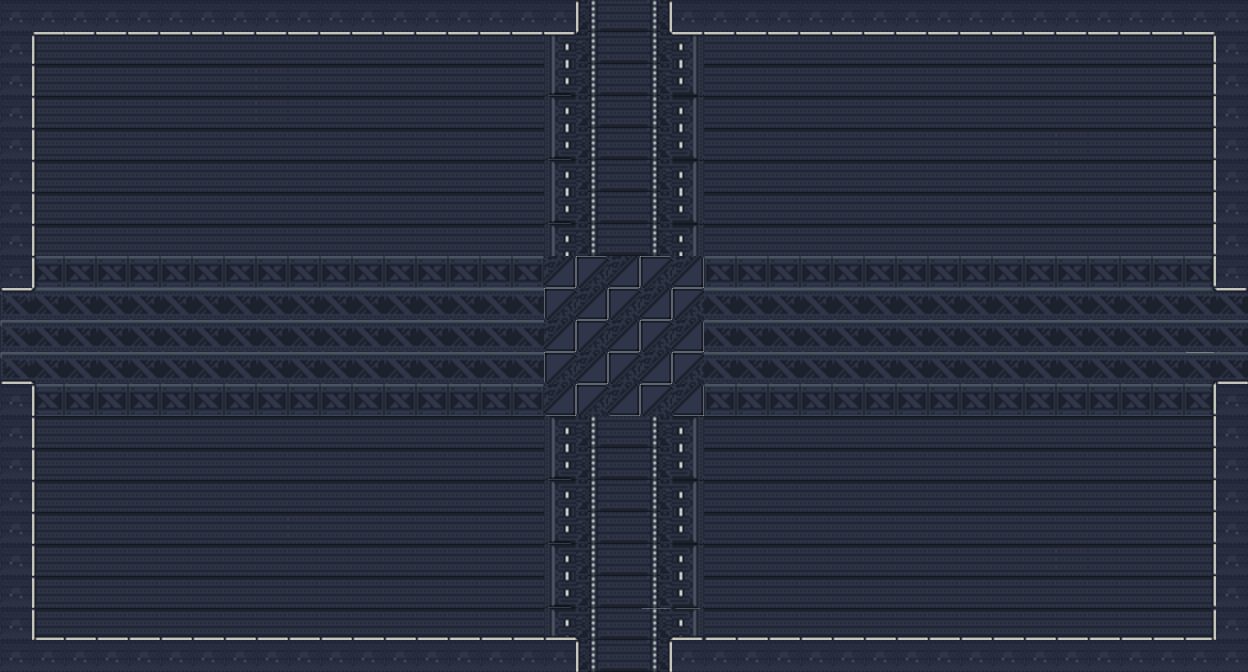

Rendered tile map (Tiled .tmx) drawn with the repository's tilesets; below, a short description and the map source with its tile grids summarised:
An orthogonal 39x21 tile map with 32x32 px tiles, 3 tile layers (fundo, paredes, paredes2) and 13 objects.

<map version="1.9" tiledversion="1.9.1" orientation="orthogonal" renderorder="right-down" width="39" height="21" tilewidth="32" tileheight="32" infinite="0" nextlayerid="7" nextobjectid="30">
 <tileset firstgid="1" name="industriatiled" tilewidth="32" tileheight="32" tilecount="1024" columns="32">
  <image source="industriatiled.PNG" width="1024" height="1024" />
 </tileset>
 <layer id="1" name="fundo" width="39" height="21">
  <data>[819 cells, 819 non-empty, 14 distinct tile ids]</data>
 </layer>
 <layer id="2" name="paredes" width="39" height="21">
  <data>[819 cells, 208 non-empty, 11 distinct tile ids]</data>
 </layer>
 <layer id="4" name="paredes2" width="39" height="21">
  <data>[819 cells, 12 non-empty, 8 distinct tile ids]</data>
 </layer>
 <objectgroup id="3" name="colisao">
  <object id="7" x="672" y="0" width="544" height="32" />
  <object id="9" x="1216" y="0" width="32" height="288" />
  <object id="10" x="1216" y="384" width="32" height="288" />
  <object id="11" x="672" y="640" width="544" height="32" />
  <object id="12" x="32" y="640" width="544" height="32" />
  <object id="13" x="0" y="384" width="32" height="288" />
  <object id="14" x="0" y="0" width="32" height="288" />
  <object id="15" x="32" y="0" width="544" height="32" />
 </objectgroup>
 <objectgroup id="5" name="portas">
  <object id="1" x="576" y="0" width="96" height="1.59273" />
  <object id="3" x="1246" y="288" width="2" height="96" />
  <object id="5" x="0" y="288" width="2.66667" height="96" />
  <object id="6" x="576" y="668.667" width="96" height="3.33333" />
 </objectgroup>
 <objectgroup id="6" name="objetivo">
  <object id="28" x="608" y="320" width="32" height="32" />
 </objectgroup>
</map>
